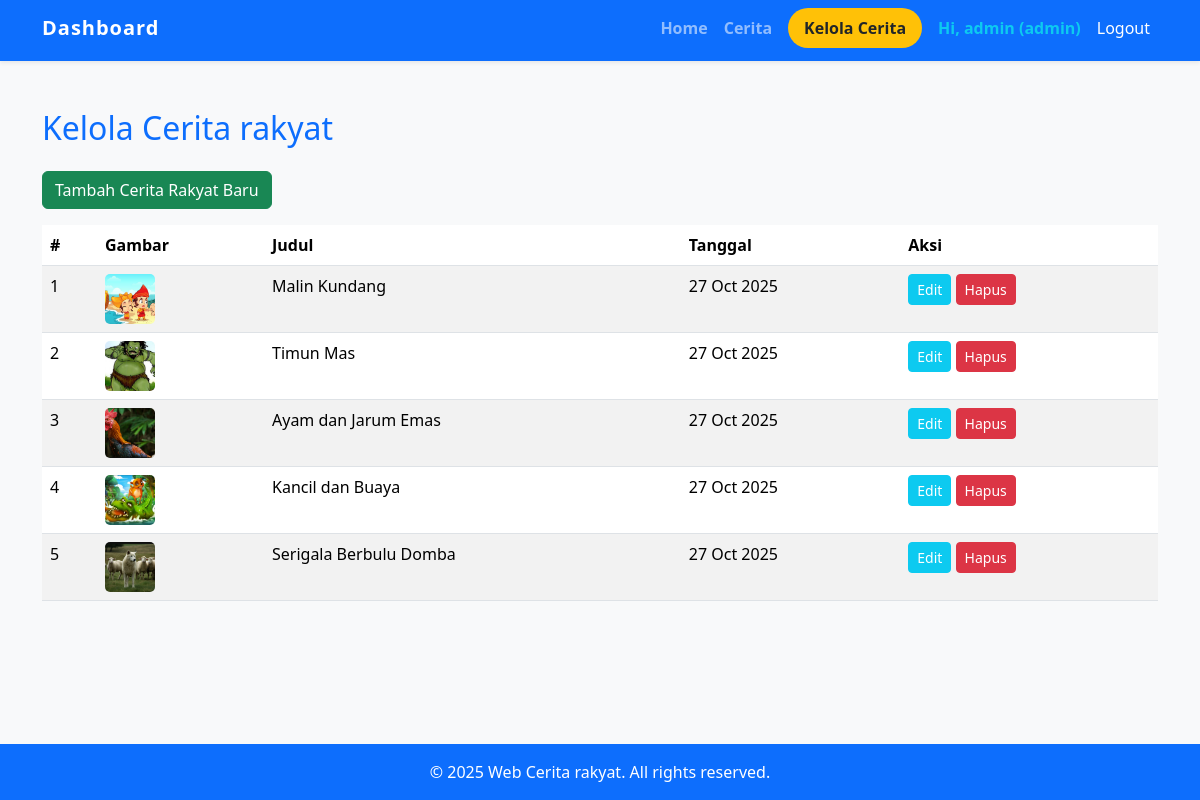
The page /admin/kelola_cerita_rakyat.php (signed in) on the database its author committed.
### tables this page shows
CREATE TABLE `cerita` (
  `id` int(11) NOT NULL,
  `title` varchar(255) NOT NULL,
  `content` text NOT NULL,
  `image` varchar(255) DEFAULT NULL,
  `created_at` timestamp NOT NULL DEFAULT current_timestamp()
);

### admin/kelola_cerita_rakyat.php (the view, shortened to what this page needs)
<?php
require_once '../inc/config.php';
require_once '../inc/template.php';
$stmt = $pdo->query("SELECT * FROM cerita ORDER BY created_at DESC");
$articles = $stmt->fetchAll();
?>
<h2 class="mb-4 text-primary">Kelola Cerita rakyat</h2>
<a href="tambah_cerita_rakyat.php" class="btn btn-success mb-3">Tambah Cerita Rakyat Baru</a>
<div class="table-responsive">
    <table class="table table-striped table-hover">
        <thead class="bg-primary text-white">
            <tr>
                <th>#</th>
                <th>Gambar</th>
                <th>Judul</th>
                <th>Tanggal</th>
                <th>Aksi</th>
            </tr>
        </thead>
        <tbody>
            <?php foreach ($articles as $index => $article): ?>
                <tr>
                    <td><?php echo $index + 1; ?></td>
                    <td>
                        <?php if ($article['image'] && file_exists('../assets/uploads/' . $article['image'])): ?>
                            <img src="../assets/uploads/<?php echo htmlspecialchars($article['image']); ?>" alt="Gambar" style="width: 50px; height: 50px; object-fit: cover; border-radius: 5px;">
                        <?php else: ?>
                            <span class="text-muted">N/A</span>
                        <?php endif; ?>
                    </td>
                    <td><?php echo htmlspecialchars($article['title']); ?></td>
                    <td><?php echo date('d M Y', strtotime($article['created_at'])); ?></td>
                    <td>
                        <a href="edit_cerita_rakyat.php?id=<?php echo $article['id']; ?>" class="btn btn-sm btn-info text-white">Edit</a>
                        <a href="?action=delete&id=<?php echo $article['id']; ?>" class="btn btn-sm btn-danger" onclick="return confirm('Yakin ingin menghapus cerita rakyat: <?php echo htmlspecialchars($article['title']); ?>?');">Hapus</a>
                    </td>
                </tr>
            <?php endforeach; ?>
        </tbody>
    </table>
</div>

### assets/css/style.css (style rules this page uses)
body { font-family: 'Segoe UI', Tahoma, Geneva, Verdana, sans-serif; background-color: #f8f9fa; }
a { text-decoration: none; }
.btn-danger, .btn-primary { transition: background-color 0.2s; }

### rows shown on the page
cerita: image (picture), title "Malin Kundang", created_at "27 Oct 2025"
cerita: image (picture), title "Timun Mas", created_at "27 Oct 2025"
cerita: image (picture), title "Ayam dan Jarum Emas", created_at "27 Oct 2025"
cerita: image (picture), title "Kancil dan Buaya", created_at "27 Oct 2025"
cerita: image (picture), title "Serigala Berbulu Domba", created_at "27 Oct 2025"

### other values the page prints
$_SESSION['username'] "admin"
$role "admin"
